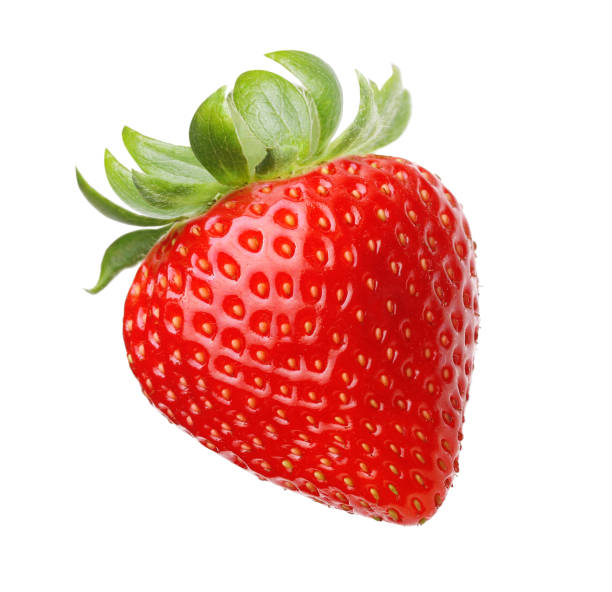
#> input picture AI/실습정리/practice/image_dir/strawberry.jpg, 612 x 592 px
$ python reverse_image.py
#> lines starting #> are read from the running program, lines starting #| are printed output that depends on the picture
import cv2
src = cv2.imread("../image_dir/strawberry.jpg", cv2.IMREAD_COLOR)
#> src is the input picture: shape (592, 612, 3); mean B, G, R 184.2, 193.4, 237.2
dst = cv2.bitwise_not(src)
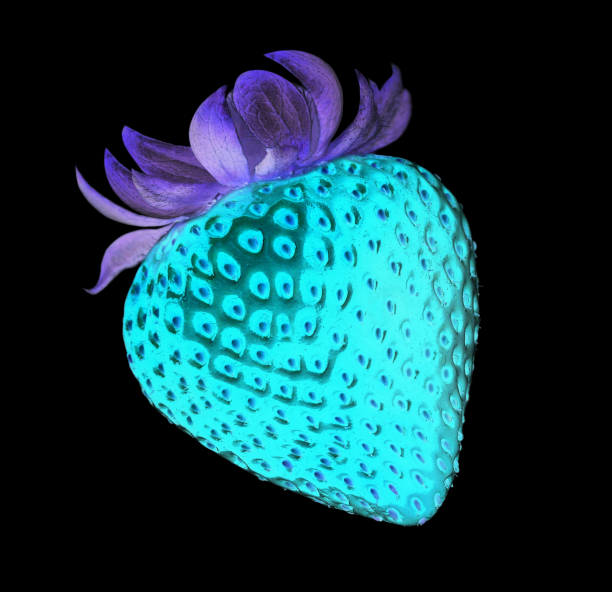
#> dst: shape (592, 612, 3); mean B, G, R 70.8, 61.6, 17.8

cv2.imshow("src", src)
cv2.imshow("dst", dst)
cv2.waitKey()
cv2.destroyAllWindows()
